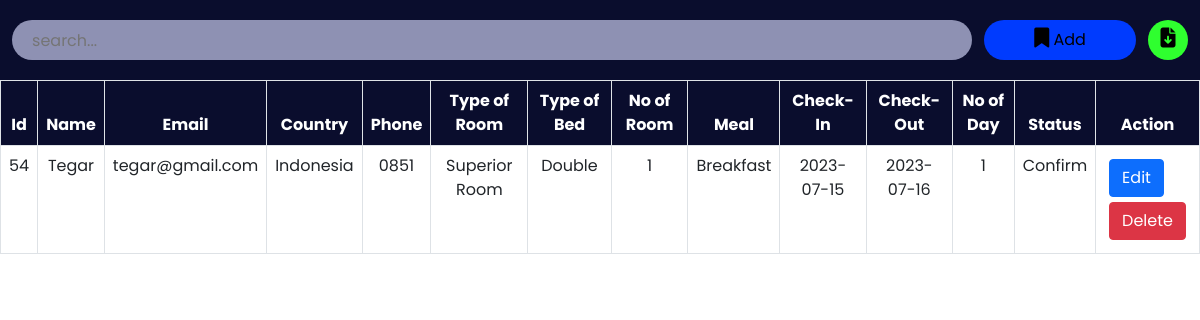
The page /admin/roombook.php on the database its author committed.
### tables this page shows
CREATE TABLE `roombook` (
  `id` int(10) NOT NULL,
  `Name` varchar(50) NOT NULL,
  `Email` varchar(50) NOT NULL,
  `Country` varchar(30) NOT NULL,
  `Phone` varchar(30) NOT NULL,
  `RoomType` varchar(30) NOT NULL,
  `Bed` varchar(30) NOT NULL,
  `Meal` varchar(30) NOT NULL,
  `NoofRoom` varchar(30) NOT NULL,
  `cin` date NOT NULL,
  `cout` date NOT NULL,
  `nodays` int(50) NOT NULL,
  `stat` varchar(30) NOT NULL
);

### admin/roombook.php (the view, shortened to what this page needs)
<?php
include '../config.php';
?>
<!DOCTYPE html>
<html lang="en">
<head>
    <link href="https://cdn.jsdelivr.net/npm/bootstrap@5.0.2/dist/css/bootstrap.min.css" rel="stylesheet">
    <link rel="stylesheet" href="https://cdnjs.cloudflare.com/ajax/libs/font-awesome/6.2.0/css/all.min.css" />
    <link rel="stylesheet" href="./css/roombook.css">
</head>
<body>
    <div class="searchsection">
        <input type="text" name="search_bar" id="search_bar" placeholder="search..." onkeyup="searchFun()">
        <button class="adduser" id="adduser" onclick="adduseropen()"><i class="fa-solid fa-bookmark"></i> Add</button>
        <form action="./exportdata.php" method="post">
            <button class="exportexcel" id="exportexcel" name="exportexcel" type="submit"><i class="fa-solid fa-file-arrow-down"></i></button>
        </form>
    </div>
    <div class="roombooktable" class="table-responsive-xl">
        <?php
            $roombooktablesql = "SELECT * FROM roombook";
            $roombookresult = mysqli_query($conn, $roombooktablesql);
        ?>
        <table class="table table-bordered" id="table-data">
            <thead>
                <tr>
                    <th scope="col">Id</th>
                    <th scope="col">Name</th>
                    <th scope="col">Email</th>
                    <th scope="col">Country</th>
                    <th scope="col">Phone</th>
                    <th scope="col">Type of Room</th>
                    <th scope="col">Type of Bed</th>
                    <th scope="col">No of Room</th>
                    <th scope="col">Meal</th>
                    <th scope="col">Check-In</th>
                    <th scope="col">Check-Out</th>
                    <th scope="col">No of Day</th>
                    <th scope="col">Status</th>
                    <th scope="col" class="action">Action</th>
                </tr>
            </thead>
            <tbody>
            <?php
            while ($res = mysqli_fetch_array($roombookresult)) {
            ?>
                <tr>
                    <td><?php echo $res['id'] ?></td>
                    <td><?php echo $res['Name'] ?></td>
                    <td><?php echo $res['Email'] ?></td>
                    <td><?php echo $res['Country'] ?></td>
                    <td><?php echo $res['Phone'] ?></td>
                    <td><?php echo $res['RoomType'] ?></td>
                    <td><?php echo $res['Bed'] ?></td>
                    <td><?php echo $res['NoofRoom'] ?></td>
                    <td><?php echo $res['Meal'] ?></td>
                    <td><?php echo $res['cin'] ?></td>
                    <td><?php echo $res['cout'] ?></td>
                    <td><?php echo $res['nodays'] ?></td>
                    <td><?php echo $res['stat'] ?></td>
                    <td class="action">
                        <a href="roombookedit.php?id=<?php echo $res['id'] ?>"><button class="btn btn-primary">Edit</button></a>
                        <a href="roombookdelete.php?id=<?php echo $res['id'] ?>"><button class='btn btn-danger'>Delete</button></a>
                    </td>
                </tr>
            <?php
            }
            ?>
            </tbody>
        </table>
    </div>
</body>
</html>

### admin/css/roombook.css (style rules this page uses)
:root { --bg-text-shadow: 0 2px 4px rgb(13 0 77 / 8%), 0 3px 6px rgb(13 0 77 / 8%), 0 8px 16px rgb(13 0 77 / 8%); --bg-box-shadow: 0px 0px 20px 6px rgba(26, 30, 164, 0.31); }
body { background-color: #ffff; }
* { margin: 0; padding: 0; font-family: 'Poppins', sans-serif; }
i { font-size: 20px; }
.searchsection { height: 80px; width: 100%; display: flex; justify-content: space-evenly; align-items: center; background-color: #0a0d2d; position: fixed; z-index: 500; }
#search_bar { height: 40px; width: 80%; border: none; background-color: rgba(195, 198, 233, 0.714); padding-left: 20px; border-radius: 30px; }
#adduser { height: 40px; background-color: rgb(0, 59, 254); border: none; border-radius: 30px; padding: 0 50px; }
.exportexcel { height: 40px; width: 40px; background-color: rgb(47, 255, 47); border: none; border-radius: 50%; }
a { color: black; }
.roombooktable { position: absolute; color: #0a0d2d; margin-top: 80px; width: 100%; height: 100vh; padding-bottom: 900px; }
.roombooktable thead { background-color: #0a0d2d; color: white; text-align: center; }
.roombooktable tbody { text-align: center; }
.action a { text-decoration: none; }
.action button { display: flex; flex-wrap: wrap; margin: 5px; }

### rows shown on the page
roombook: id "54", Name "Tegar", Email "tegar@gmail.com", Country "Indonesia", Phone "0851", RoomType "Superior Room", Bed "Double", NoofRoom "1", Meal "Breakfast", cin "2023-07-15", cout "2023-07-16", nodays "1", stat "Confirm"
